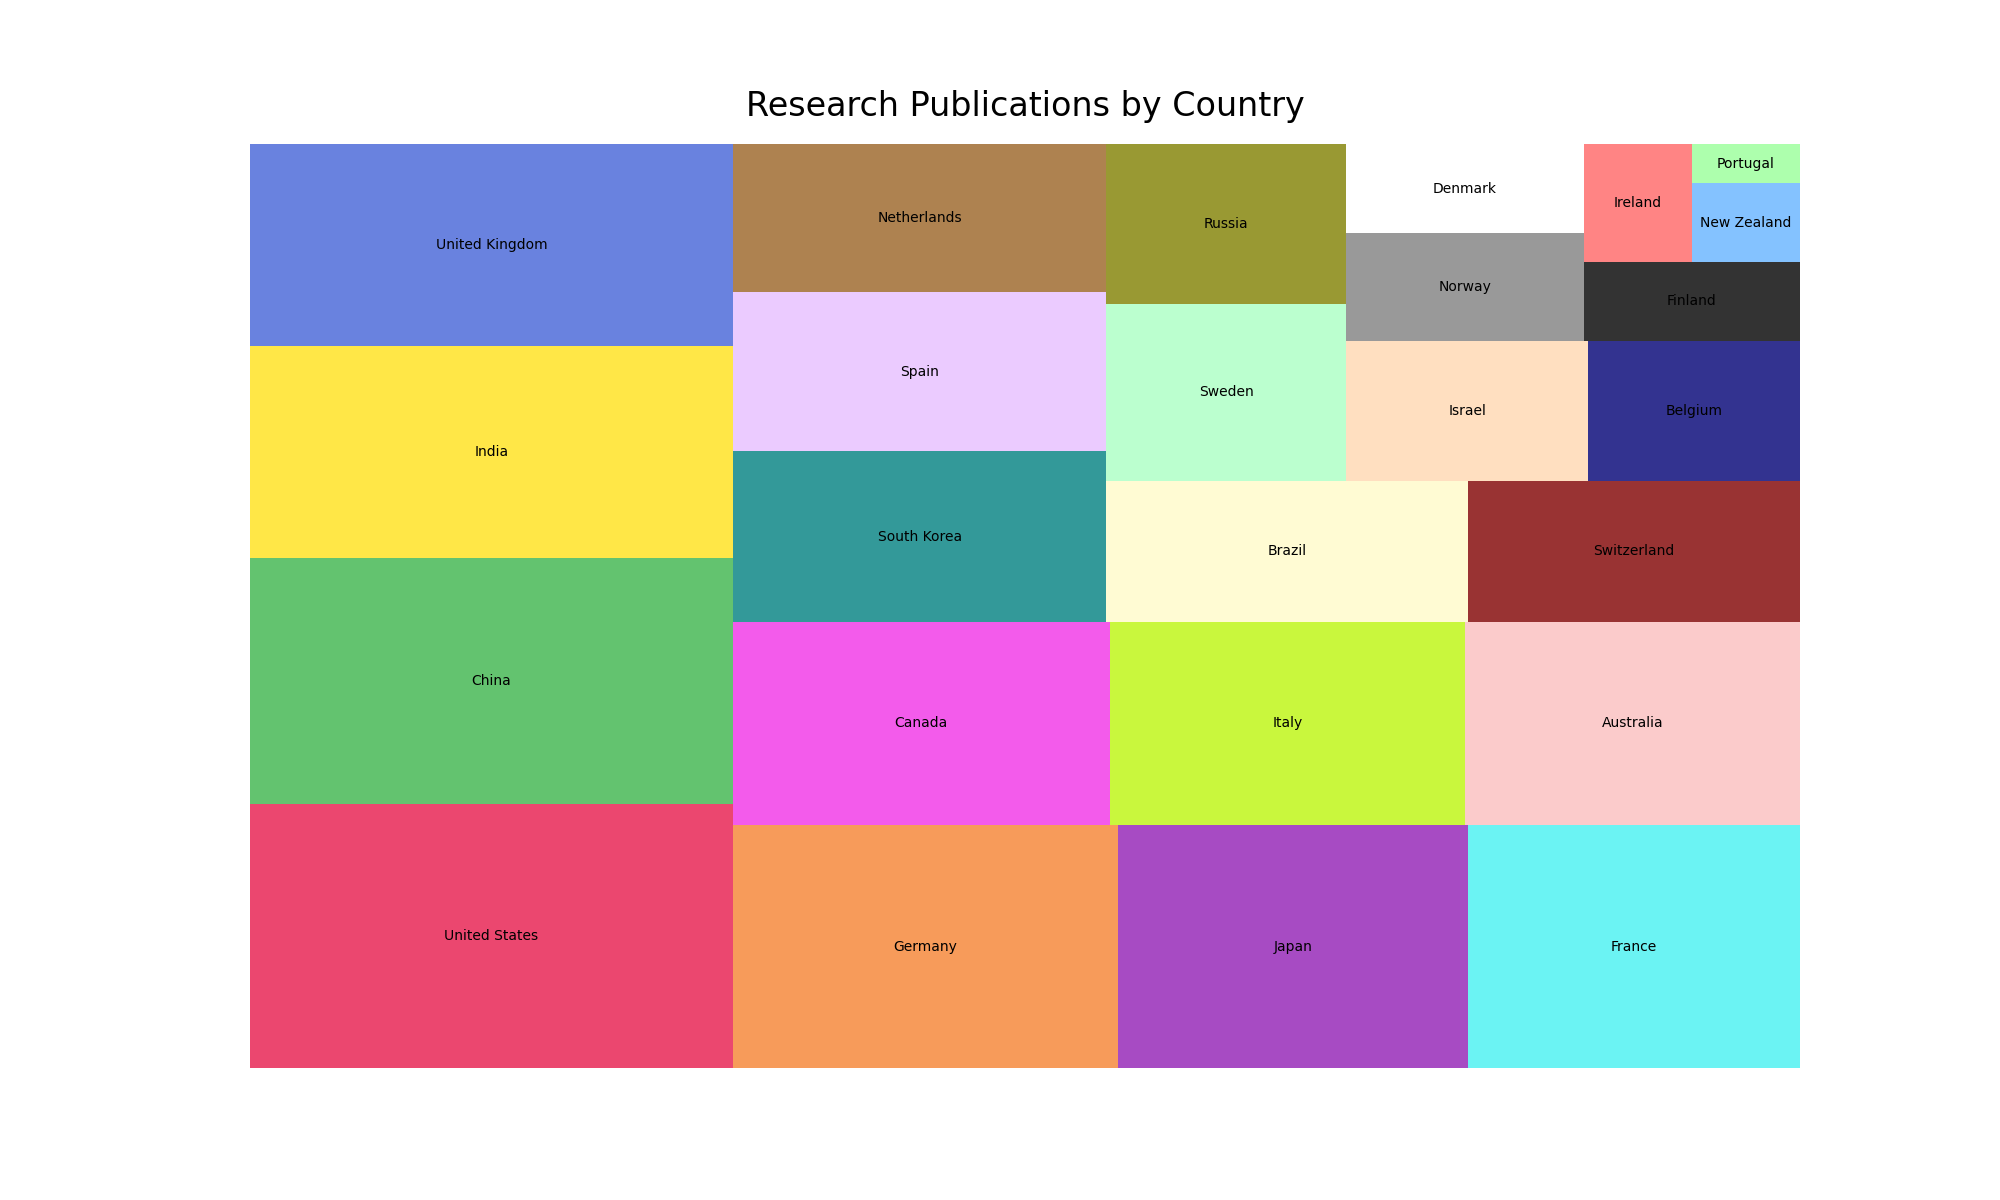

The Python source for this figure:
import pandas as pd
import matplotlib.pyplot as plt
import squarify

data = {
    'Country': ['United States', 'China', 'India', 'United Kingdom', 'Germany', 'Japan', 'France', 'Canada',
                'Italy', 'Australia', 'South Korea', 'Spain', 'Netherlands', 'Brazil', 'Switzerland', 'Sweden',
                'Russia', 'Israel', 'Belgium', 'Norway', 'Denmark', 'Finland', 'Ireland', 'New Zealand', 'Portugal'],
    'PublicationCount': [300, 280, 240, 230, 220, 200, 190, 180, 170, 160, 150, 140, 130, 120, 110, 100, 90, 80, 70, 60, 50, 40, 30, 20, 10]
}

df = pd.DataFrame(data)

plt.figure(figsize=(20, 12))
colors = ["#e6194b", "#3cb44b", "#ffe119", "#4363d8", "#f58231", "#911eb4", "#46f0f0", "#f032e6", "#bcf60c",
          "#fabebe", "#008080", "#e6beff", "#9a6324", "#fffac8", "#800000", "#aaffc3", "#808000", "#ffd8b1",
          "#000075", "#808080", "#ffffff", "#000000", "#ff6666", "#66b3ff", "#99ff99"]

squarify.plot(sizes=df['PublicationCount'], label=df['Country'], color=colors, alpha=0.8)
plt.title('Research Publications by Country', fontsize=24, pad=20)
plt.axis('off')
plt.show()
